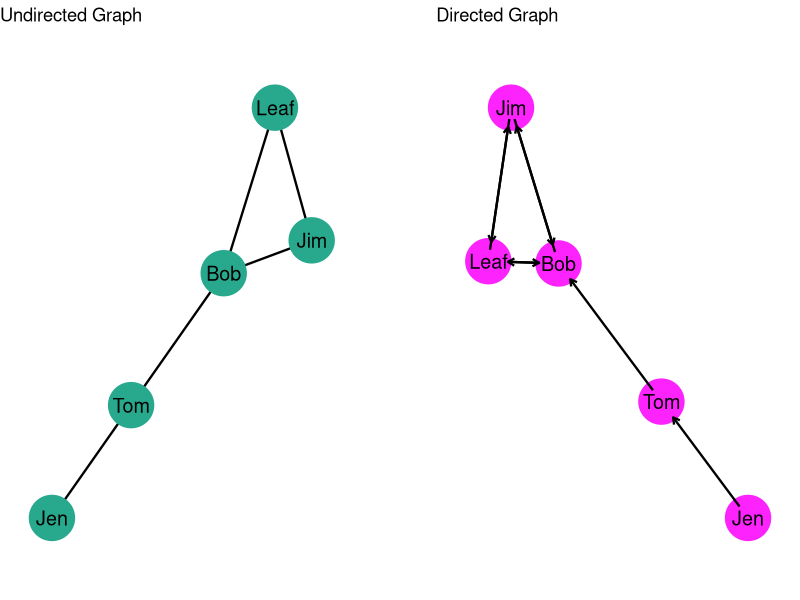
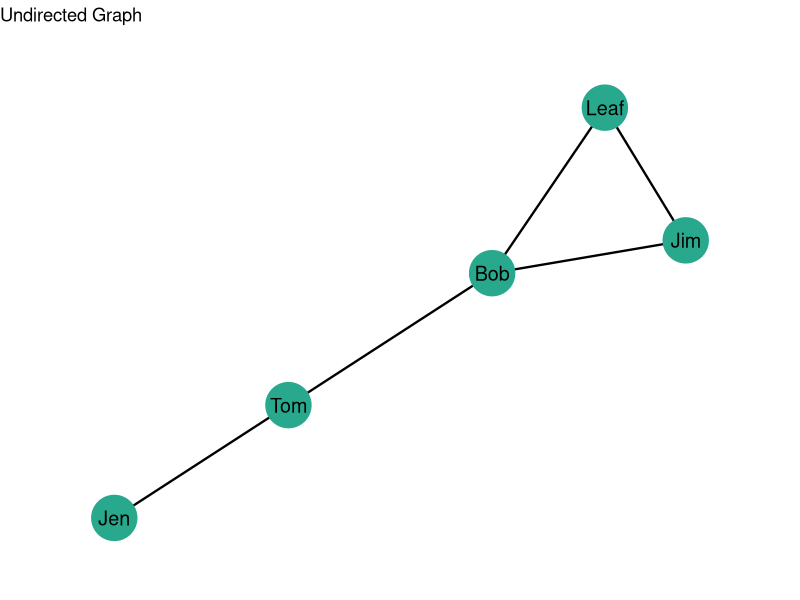
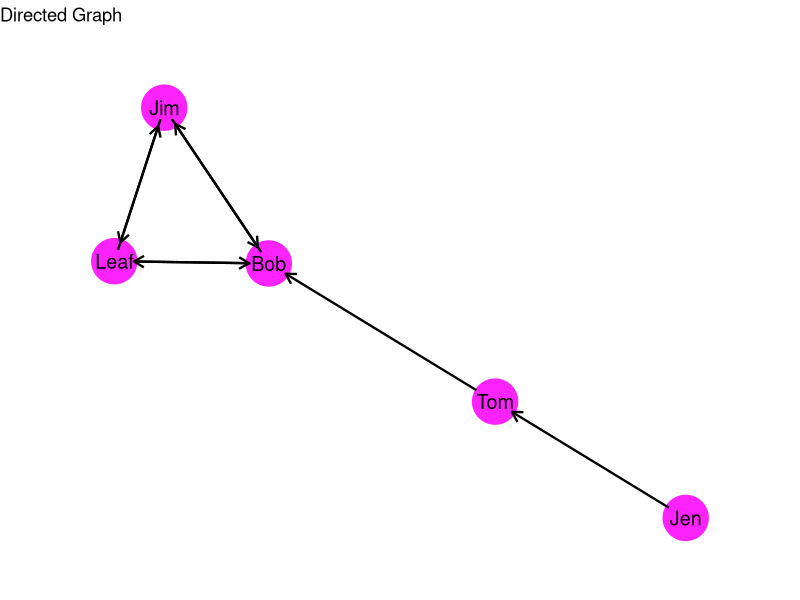

Source code (R) for these figures, in order:
## ---- chunk 1

knitr::opts_chunk$set(
  echo = FALSE, 
  message=FALSE, 
  warning=FALSE, 
  fig.width = 10,
  fig.align = "center"
  )

library( here )      # for the directory
library( ggraph )    # for plotting
library( igraph )    # for working with graphs
library( ggplot2 )   # for plotting
library( gridExtra ) # for plotting multiple plots
library( grid )      # to include the null graphical object
library( reshape2 )  # for reshaping the matrix data for a plot

## ---- chunk 2

# ----
# This creates the graphs for the plots below

# Create the graph objects
graph  <- graph_from_data_frame( 
  data.frame( 
    from = c( 1, 2, 3, 3, 4 ),
    to   = c( 2, 3, 4, 5, 5 ) ), 
  directed = FALSE )

digraph  <- graph_from_data_frame( 
  data.frame( 
    from = c( 1, 2, 3, 3, 4, 4, 5, 5  ),
    to   = c( 2, 3, 4, 5, 3, 5, 3, 4  ) ), 
  directed = TRUE )

# Set the random seed to render the same plot
set.seed( 507 )

# Set a fixed layout using the Fruchterman-Reingold layout
layout <- layout_with_fr( graph )
dilayout <- layout_with_fr( digraph )

# Set the labels
custom_labels <- c( "Jen","Tom","Bob","Leaf","Jim" )

# Assign the labels to the graph nodes
V( graph )$name <- custom_labels
V( digraph )$name <- custom_labels

## ---- chunk 3

# create the undirected graph
u_graph <-
  ggraph( graph, 
          layout = layout ) +                  
  geom_edge_link( color = "black", width = 0.8 ) +  
  geom_node_point( color = "#28a88d", size = 15 ) +
  geom_node_text( aes( label = name ), 
                 color = "black", 
                 size = 5,        
                 vjust = 0.5,     
                 hjust = 0.5 ) +
  ggtitle( "Undirected Graph" ) + 
  scale_x_continuous( expand = expansion( mult = c( 0.2, 0.2 ) ) ) +
  scale_y_continuous( expand = expansion( mult = c( 0.2, 0.2 ) ) ) +
theme_void() 

# create the directed graph
d_graph <- 
  ggraph( digraph, 
          layout = dilayout ) +                  
  geom_node_point( color = "#fc23fc", size = 15 ) +
  geom_node_text( aes( label = name ), 
                 color = "black", 
                 size = 5,        
                 vjust = 0.5,     
                 hjust = 0.5) +
  geom_edge_link( aes( start_cap = label_rect( node1.name ), 
                     end_cap = circle( 5, 'mm' ) ),
                 arrow = arrow( length = unit( 0.02, "npc" ) ), 
                 color = "black", width = 0.8) +
  ggtitle( "Directed Graph" ) + 
  scale_x_continuous( expand = expansion( mult = c( 0.2, 0.2 ) ) ) +
  scale_y_continuous( expand = expansion( mult = c( 0.2, 0.2 ) ) ) +
  theme_void()  

## ---- chunk 4

# Display the plots side by side
grid.arrange( u_graph, nullGrob(), d_graph, ncol = 3, widths = c( 1, 0.2, 1 ) )

## ---- chunk 5

u_graph

## ---- chunk 6

d_graph
